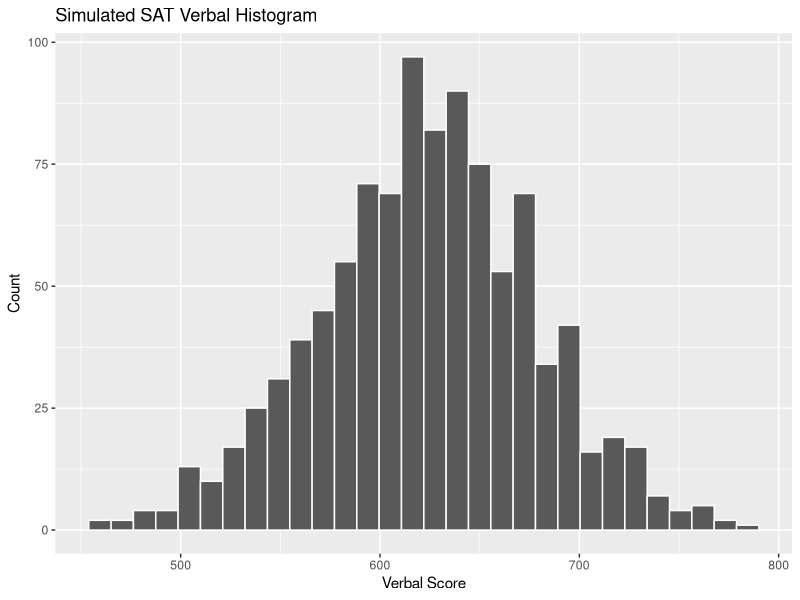
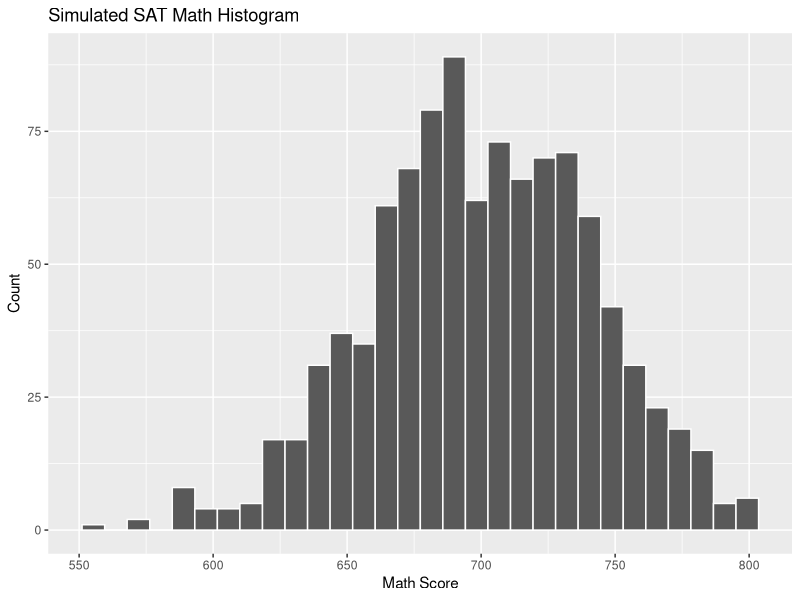
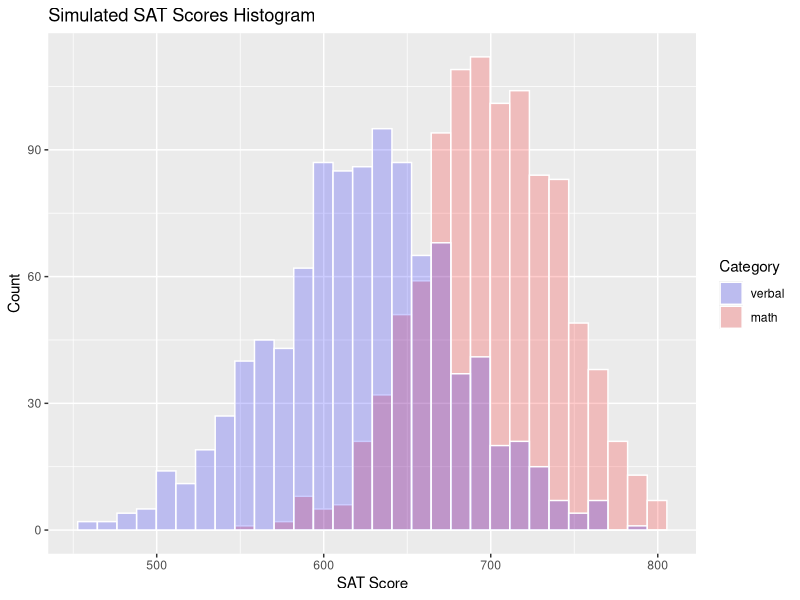
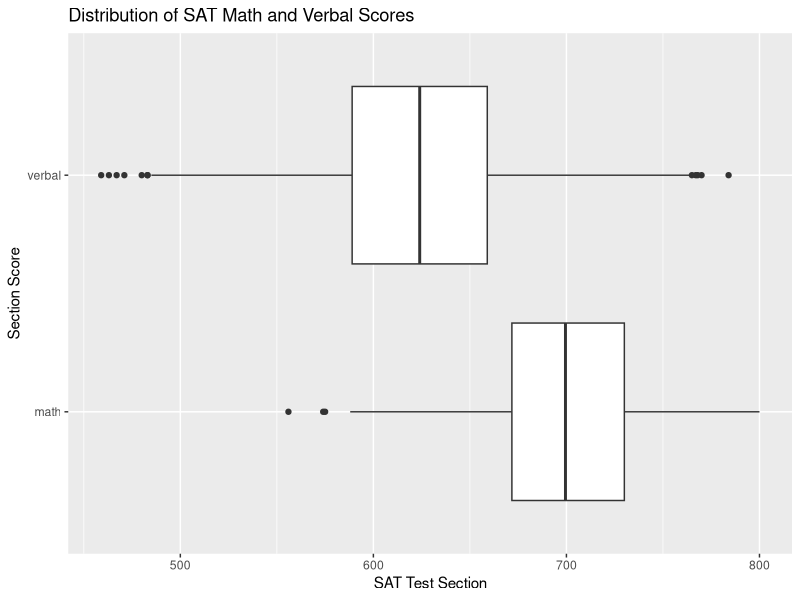
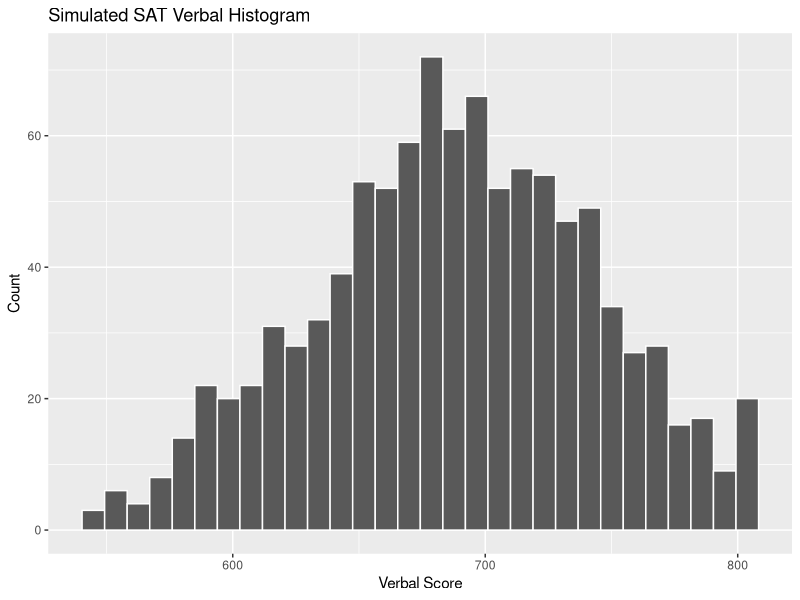
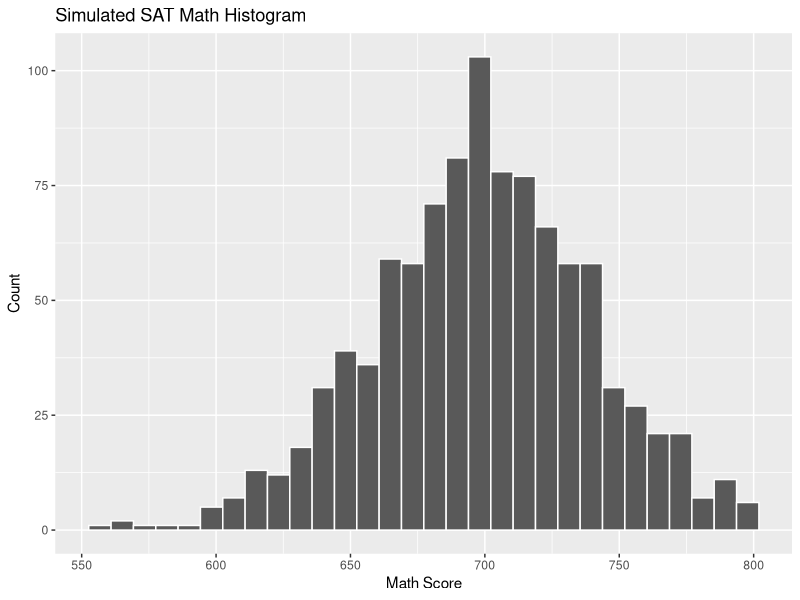
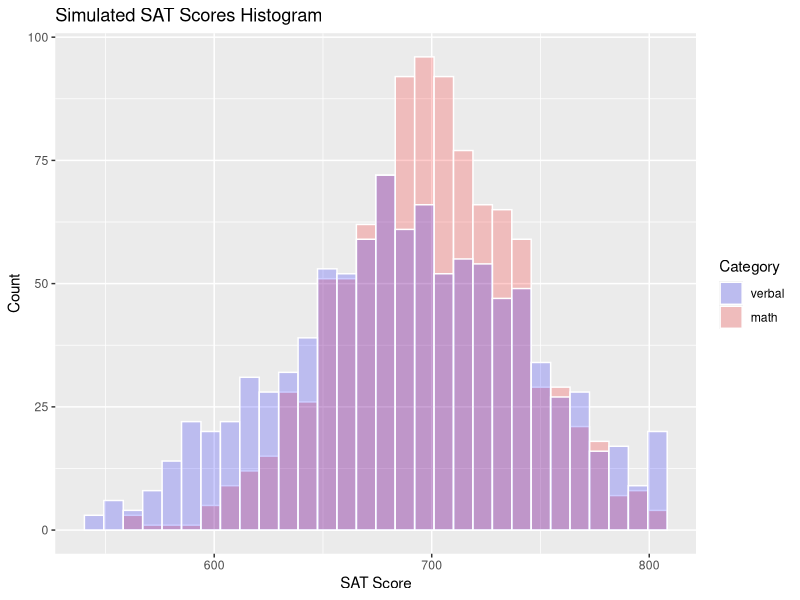
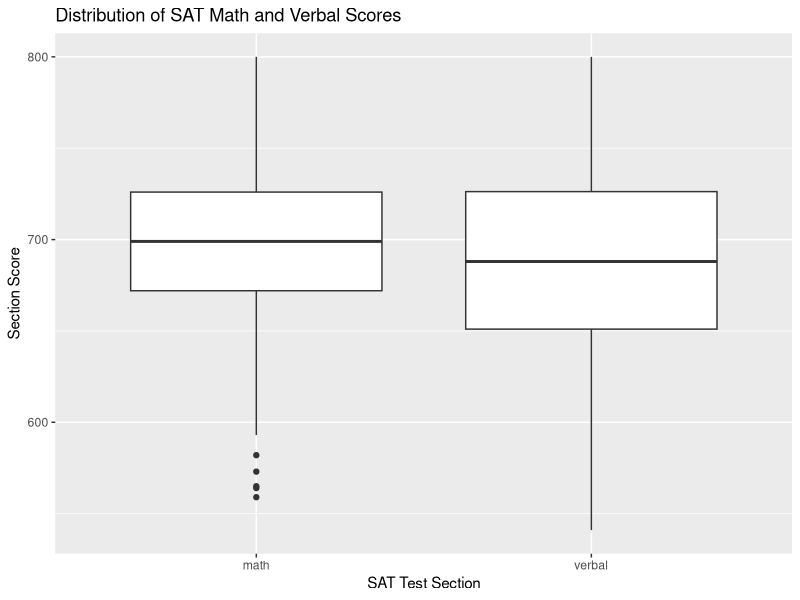

The R script that drew these images, in order:
## ---- chunk 1
knitr::opts_chunk$set(echo = TRUE)

library(tidyverse)
library(broom)
## ---- chunk 2
samp_size <- 1000

student_id <- seq(samp_size)
sat_verbal <- round(rnorm(n = samp_size, mean = 620, sd = 55), 0)
sat_math <- round(rnorm(n = samp_size, mean = 700, sd = 40), 0)

sat_verbal_capped <- modify(.x = sat_verbal, .f = ~ min(800, .x))
sat_math_capped <- modify(.x = sat_math, .f = ~min(800, .x))

sat_df <- tibble(id = student_id,
                 verbal = sat_verbal_capped,
                 math = sat_math_capped)

## ---- chunk 3

sat_df %>% ggplot(aes(x = verbal)) +
  geom_histogram(color = "white") +
  labs(title = "Simulated SAT Verbal Histogram",
       x = "Verbal Score",
       y = "Count")

## ---- chunk 4


sat_df %>% ggplot(aes(x = math)) +
  geom_histogram(color = "white") +
  labs(title = "Simulated SAT Math Histogram",
       x = "Math Score",
       y = "Count")

## ---- chunk 5
sat_df %>% ggplot() +
  geom_histogram(aes(x = math, fill = "red"), color = "white", alpha = 0.2) +
  labs(title = "Simulated SAT Scores Histogram",
       x = "SAT Score",
       y = "Count") +
  geom_histogram(aes(x = verbal, fill = "blue"), color = "white", alpha = 0.2) +
  scale_fill_manual(name = "Category", values = c("blue", "red"), labels = c("verbal", "math"))

## ---- chunk 6
sat_df %>% 
  pivot_longer(cols = c("verbal", "math"), 
               names_to = "variable",
               values_to = "score") %>% 
  ggplot(aes(x = score, y = variable)) +
  geom_boxplot() +
  labs(x = "SAT Test Section",
       y = "Section Score",
       title = "Distribution of SAT Math and Verbal Scores")


## ---- chunk 7
sat_t_test <- t.test(sat_df$verbal, sat_df$math, paired = TRUE) # don't forget to add: paired = TRUE
# now look at the results
sat_t_test

## ---- chunk 8

(t <- sat_t_test$statistic[[1]]) # wrapping this in parentheses prints out the value of t at the same time that it stores the value of t

(df <- sat_t_test$parameter[[1]])

(r <- sqrt(t^2/(t^2 + df)))
round(r,3)
r^2
## ---- chunk 9
samp_size <- 1000

student_id_2 <- seq(samp_size)
sat_verbal_2 <- round(rnorm(n = samp_size, mean = 690, sd = 55), 0)
sat_math_2 <- round(rnorm(n = samp_size, mean = 700, sd = 40), 0)

# let's cap the simulated scores at 800
sat_verbal_2_capped <- modify(.x = sat_verbal_2, .f = ~ min(800, .x))
sat_math_2_capped <- modify(.x = sat_math_2, .f = ~min(800, .x))


sat_df_2 <- tibble(id = student_id,
                 verbal = sat_verbal_2_capped,
                 math = sat_math_2_capped)
## ---- chunk 10
sat_df_2 %>% ggplot(aes(x = verbal)) +
  geom_histogram(color = "white") +
  labs(title = "Simulated SAT Verbal Histogram",
       x = "Verbal Score",
       y = "Count")
## ---- chunk 11

sat_df_2 %>% ggplot(aes(x = math)) +
  geom_histogram(color = "white") +
  labs(title = "Simulated SAT Math Histogram",
       x = "Math Score",
       y = "Count")

## ---- chunk 12
sat_df_2 %>% ggplot() +
  geom_histogram(aes(x = math, fill = "red"), color = "white", alpha = 0.2) +
  labs(title = "Simulated SAT Scores Histogram",
       x = "SAT Score",
       y = "Count") +
  geom_histogram(aes(x = verbal, fill = "blue"), color = "white", alpha = 0.2) +
  scale_fill_manual(name = "Category", values = c("blue", "red"), labels = c("verbal", "math"))

## ---- chunk 13
sat_df_2 %>% 
  pivot_longer(cols = c("verbal", "math"), 
               names_to = "variable",
               values_to = "score") %>% 
  ggplot(aes(x = variable, y = score)) +
  geom_boxplot() +
  labs(x = "SAT Test Section",
       y = "Section Score",
       title = "Distribution of SAT Math and Verbal Scores")

## ---- chunk 14
sat_t_test_2 <- t.test(sat_df_2$verbal, sat_df_2$math, paired = TRUE) # don't forget to add: paired = TRUE
# now look at the results
sat_t_test_2

## ---- chunk 15

(t <- sat_t_test_2$statistic[[1]]) # wrapping this in parentheses prints out the value of t at the same time that it stores the value of t

(df <- sat_t_test_2$parameter[[1]])

(r <- sqrt(t^2/(t^2 + df)))
round(r,3)
r^2
## ---- chunk 16
samp_size <- 25

student_id_3 <- seq(samp_size)
sat_verbal_3 <- round(rnorm(n = samp_size, mean = 690, sd = 55), 0)
sat_math_3 <- round(rnorm(n = samp_size, mean = 700, sd = 40), 0)

# cap the scores at 800
sat_verbal_3_capped <- modify(.x = sat_verbal_3, .f = ~ min(800, .x))
sat_math_3_capped <- modify(.x = sat_math_3, .f = ~min(800, .x))



sat_df_3 <- tibble(id = student_id_3,
                 verbal = sat_verbal_3_capped,
                 math = sat_math_3_capped)
## ---- chunk 17
sat_df_3 %>% ggplot(aes(x = verbal)) +
  geom_histogram(color = "white") +
  labs(title = "Simulated SAT Verbal Histogram",
       x = "Verbal Score",
       y = "Count")
## ---- chunk 18
sat_df_3 %>% ggplot(aes(x = math)) +
  geom_histogram(color = "white") +
  labs(title = "Simulated SAT Math Histogram",
       x = "Math Score",
       y = "Count")


## ---- chunk 19
sat_df_3 %>% ggplot() +
  geom_histogram(aes(x = math, fill = "red"), color = "white", alpha = 0.2) +
  labs(title = "Simulated SAT Scores Histogram",
       x = "SAT Score",
       y = "Count") +
  geom_histogram(aes(x = verbal, fill = "blue"), color = "white", alpha = 0.2) +
  scale_fill_manual(name = "Category", values = c("blue", "red"), labels = c("verbal", "math"))

## ---- chunk 20
sat_df_3 %>% 
  pivot_longer(cols = c("verbal", "math"), 
               names_to = "variable",
               values_to = "score") %>% 
  ggplot(aes(x = variable, y = score)) +
  geom_boxplot() +
  labs(x = "SAT Test Section",
       y = "Section Score",
       title = "Distribution of SAT Math and Verbal Scores")

## ---- chunk 21
sat_t_test_3 <- t.test(sat_df_3$verbal, sat_df_3$math, paired = TRUE) # don't forget to add: paired = TRUE
# now look at the results
sat_t_test_3

## ---- chunk 22

(t <- sat_t_test_3$statistic[[1]]) # wrapping this in parentheses prints out the value of t at the same time that it stores the value of t

(df <- sat_t_test_3$parameter[[1]])

(r <- sqrt(t^2/(t^2 + df)))
round(r,3)
r^2
## ---- chunk 23
samp_size <- 25

student_id_4 <- seq(samp_size)
sat_verbal_4 <- round(rnorm(n = samp_size, mean = 620, sd = 55), 0)
sat_math_4 <- round(rnorm(n = samp_size, mean = 700, sd = 40), 0)

#cap the scores at 800
sat_verbal_4_capped <- modify(.x = sat_verbal_4, .f = ~ min(800, .x))
sat_math_4_capped <- modify(.x = sat_math_4, .f = ~min(800, .x))


sat_df_4 <- tibble(id = student_id_4,
                   verbal = sat_verbal_4_capped,
                   math = sat_math_4_capped)
## ---- chunk 24
# visualize the distributions of scores
sat_df_4 %>% ggplot(aes(x = verbal)) +
  geom_histogram(color = "white") +
  labs(title = "Simulated SAT Verbal Histogram",
       x = "Verbal Score",
       y = "Count")
## ---- chunk 25
sat_df_4 %>% ggplot(aes(x = math)) +
  geom_histogram(color = "white") +
  labs(title = "Simulated SAT Math Histogram",
       x = "Math Score",
       y = "Count")

## ---- chunk 26
sat_df_4 %>% ggplot() +
  geom_histogram(aes(x = math, fill = "red"), color = "white", alpha = 0.2) +
  labs(title = "Simulated SAT Scores Histogram",
       x = "SAT Score",
       y = "Count") +
  geom_histogram(aes(x = verbal, fill = "blue"), color = "white", alpha = 0.2) +
  scale_fill_manual(name = "Category", values = c("blue", "red"), labels = c("verbal", "math"))

## ---- chunk 27

sat_df_4 %>% 
  pivot_longer(cols = c("verbal", "math"), 
               names_to = "variable",
               values_to = "score") %>% 
  ggplot(aes(x = variable, y = score)) +
  geom_boxplot() +
  labs(x = "SAT Test Section",
       y = "Section Score",
       title = "Distribution of SAT Math and Verbal Scores")

## ---- chunk 28
sat_t_test_4 <- t.test(sat_df_4$math, sat_df_4$verbal, paired = TRUE) # don't forget to add: paired = TRUE
# now look at the results
sat_t_test_4
## ---- chunk 29

(t <- sat_t_test_4$statistic[[1]]) # wrapping this in parentheses prints out the value of t at the same time that it stores the value of t

(df <- sat_t_test_4$parameter[[1]])

(r <- sqrt(t^2/(t^2 + df)))
round(r,3)
r^2
